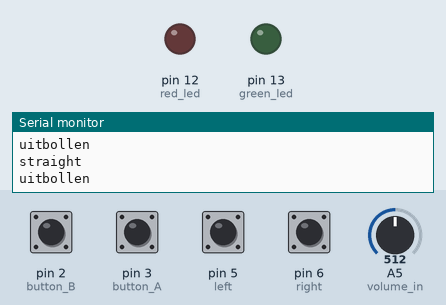
Bench run of a sketch on a simulated Arduino Uno, built with avr-gcc and run on an emulated ATmega328P. Shown: output pins drawn as LEDs (lit = HIGH), the last lines printed to the serial monitor. The inputs (shaded band) are chosen by the test bench; at power-on: pin 2 (button_B), pin 3 (button_A), pin 5 (left), pin 6 (right) LOW, A5 (volume_in) = 512.

Above: at 1.2 s.
1.3 s: pin 2 (button_B) pulled HIGH for 0.15 s
At 2.6 s:
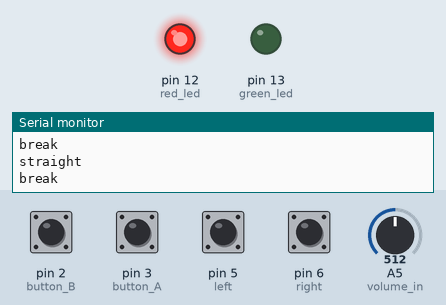
2.9 s: pin 5 (left) pulled HIGH for 0.15 s
4.5 s: pin 6 (right) pulled HIGH for 0.15 s
Timing chart, 0 to 7.5 s (numbered marks = the images above; inputs shaded):
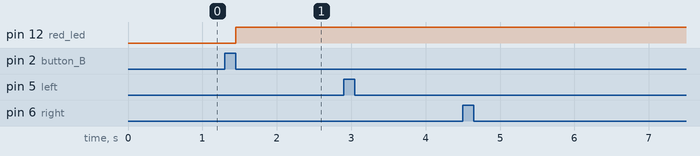

The sketch:

arduino_racing.ino
```cpp
int button_A = 3;
int button_B = 2;
int volume_in = A5;
int left = 5;
int right = 6;

bool isAccelerating = false;
bool isDecelerating = false;

const byte maxCommandLength = 16;
char receivedChars[maxCommandLength];
boolean commandAvailable = false;

String writeCommand = "lcd write";

int lcd_pwm = 11;
int red_led = 12;
int green_led = 13;

int volume_out = 0;

void setup() {
  Serial.begin(9600);
  Serial.println("arduino ready");
  pinMode(lcd_pwm, OUTPUT);
  pinMode(red_led, OUTPUT);
  pinMode(green_led, OUTPUT);

  pinMode(button_A, INPUT);
  pinMode(button_B, INPUT);
  pinMode(volume_in, INPUT);
  pinMode(left, INPUT);
  pinMode(right, INPUT);

  attachInterrupt(digitalPinToInterrupt(button_A), accelerate, CHANGE);
  attachInterrupt(digitalPinToInterrupt(button_B), decelerate, CHANGE);
}

void accelerate() {
  int pressed = digitalRead(button_A);
  if (!isDecelerating) {
    if (pressed == HIGH) {
      isAccelerating = false;
      sendToLED("off");
    } else {
      isAccelerating = true;
      sendToLED("green");
    }
  }
}

void decelerate() {
  int pressed = digitalRead(button_B);
  if (!isAccelerating) {
    if (pressed == HIGH) {
      isDecelerating = false;
      sendToLED("off");
    } else {
      isDecelerating = true;
      sendToLED("red");
    }
  }
}

void loop() {
  readCommand();
  doCommand();
  readVolume();
  isTilted();
  doSpeedStuff();
  delay(100);
}

void doSpeedStuff() {
  if (isAccelerating) {
    Serial.println("accelerate");
  } else if (isDecelerating) {
    Serial.println("break");
  } else {
    Serial.println("uitbollen");
  }
}

void isTilted() {
  int isLeft = digitalRead(left);
  int isRight = digitalRead(right);
  if (isLeft) {
    Serial.println("left");
  } else if (isRight) {
    Serial.println("right");
  } else {
    Serial.println("straight");
  }
}

void readVolume() {
  int temp = analogRead(volume_in);
  if (temp >= volume_out + 100 || temp <= volume_out - 100) {
    volume_out = temp;
    Serial.print("volume ");
    Serial.println(volume_out);
  }
}

void readCommand() {
  char currentChar;
  static int commandCharacterIndex = 0;
  char startDelim = '{';
  char endDelim = '}';
  static boolean receivingCommand = false;  // static because this function will be called multiple times while reading a single command


  while (Serial.available() > 0 && !commandAvailable) {
    currentChar = Serial.read();

    if (receivingCommand) {

      if (currentChar != endDelim) { // read next command character

        receivedChars[commandCharacterIndex] = currentChar;
        commandCharacterIndex++;
        // safeguard if the user sends a command that's too long
        if ( commandCharacterIndex >= maxCommandLength) {
          commandCharacterIndex = maxCommandLength - 1;
        }
      } else { // command fully received, clean up
        receivedChars[commandCharacterIndex] = '\0'; // null-terminate string
        receivingCommand = false;
        commandCharacterIndex = 0;
        commandAvailable = true;
      }
    } else if (currentChar == startDelim) {
      receivingCommand = true;
    }
  }
}

void doCommand() {

  if (commandAvailable) {
    String command(receivedChars);
    char separator = ' ';
    int indexOfSeparator = command.indexOf(separator);
    String commandName = command.substring(0, indexOfSeparator);
    String param = command.substring(indexOfSeparator + 1);

    if (commandName.equals("lcd")) {
      sendToLCD(param);
    } else if (commandName.equals("led")) {
      sendToLED(param);
    }
    commandAvailable = false;
  }
}

void sendToLED(String param) {
  if (param.equals("red")) {
    digitalWrite(red_led, HIGH);
    digitalWrite(green_led, LOW);
  } else if (param.equals("green")) {
    digitalWrite(green_led, HIGH);
    digitalWrite(red_led, LOW);
  } else if (param.equals("off")) {
    digitalWrite(green_led, LOW);
    digitalWrite(red_led, LOW);
  }
}

void sendToLCD(String param) {
  int motor_speed = param.toInt();
  int to_send =  map(motor_speed, 0, 120, 0, 255);
  analogWrite(lcd_pwm, to_send);
}
```

Measured:
- after the input at 1.3 s, pin 12 (red_led): LOW → HIGH after 0.15 s
